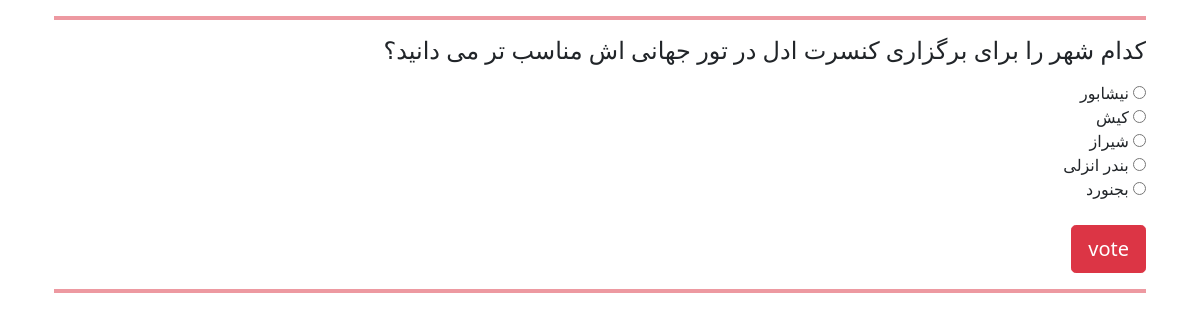
The app's page /polls/8/ with its own data.
### polls/models.py (models this page shows, shortened)
class Question(models.Model):
    question_text = models.CharField(max_length=200)
    pub_date = models.DateTimeField("date published")

class Choice(models.Model):
    question = models.ForeignKey(Question, on_delete=models.CASCADE)
    choice_text = models.CharField(max_length=200)
    votes = models.IntegerField(default=0)

### polls/views.py (the view)
# urls.py: path("<int:pk>/", views.DetailView.as_view(), name="detail"),
class DetailView(generic.DetailView):
    model = Question
    template_name = "polls/detail.html"
    def get_queryset(self):
        return Question.objects.filter(pub_date__lte=timezone.now())

### polls/templates/polls/detail.html (shortened to what this page needs)
{% extends "polls/layout.html" %}
{% block content %}
<hr class="border border-danger border-2 opacity-50">
   <form action="{% url 'polls:vote' question.id %}" method="post">
    <fieldset>
        <legend><h4>{{ question.question_text }}</h4></legend>
        {% for choice in question.choice_set.all %}
            <input type="radio" name="choice" id="choice{{ forloop.counter }}" value="{{ choice.id}}">
            <label for="choice{{ forloop.counter }}">{{ choice.choice_text }}</label><br>
        {% endfor %}
    </fieldset>
     <br>
    <button type="submit" class="btn btn-danger btn-lg">vote</button>
    </form>
    <hr class="border border-danger border-2 opacity-50">
{% endblock %}

### records on screen
Question: question_text "کدام شهر را برای برگزاری کنسرت ادل در تور جهانی اش مناسب تر می دانید؟"
Choice: choice_text "نیشابور"
Choice: choice_text "کیش"
Choice: choice_text "شیراز"
Choice: choice_text "بندر انزلی"
Choice: choice_text "بجنورد"
